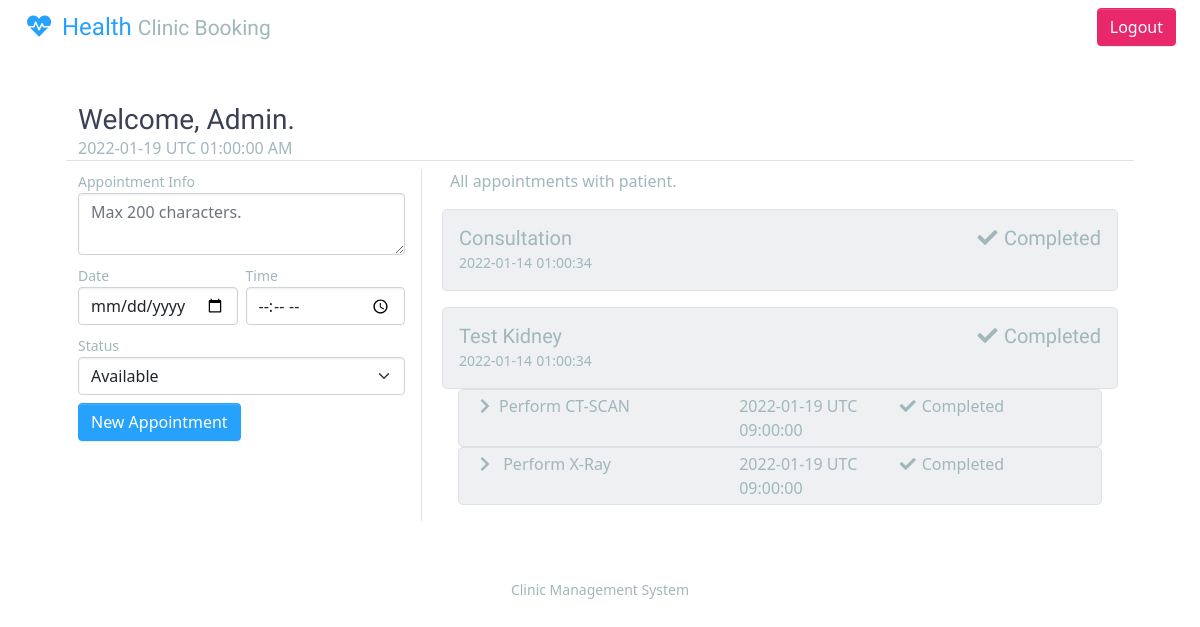
The app's page /admin/dashboard with its own data.
### tables this page shows
CREATE TABLE `appointments` (
  `appointmentID` int NOT NULL,
  `doctorID` int DEFAULT NULL,
  `patientID` int DEFAULT NULL,
  `description` varchar(200) DEFAULT NULL,
  `date` date DEFAULT NULL,
  `time` time DEFAULT NULL,
  `status` varchar(20) DEFAULT NULL
);

CREATE TABLE `followups` (
  `followupID` int NOT NULL,
  `appointmentID` int DEFAULT NULL,
  `description` varchar(200) DEFAULT NULL,
  `date` date DEFAULT NULL,
  `time` time DEFAULT NULL,
  `status` varchar(20) DEFAULT NULL
);

### application/controllers/AdminController.php (called while the page is built, shortened)
<?php
class AdminController extends CI_Controller
{
    public function __construct()
    {
        $this->load->model('AdminModel');
    }
    public function index()
    {
        $data['appointments'] = $this->getAppointmentList();
        $this->load->view('admin/templates/HeaderTemplate');
        $this->load->view('admin/DashboardView', $data);
        $this->load->view('admin/templates/FooterTemplate');
    }
    public function getAppointmentList()
    {
        return $this->AdminModel->getAppointmentList();
    }
}

### index.php (called while the page is built, shortened)
<?php
require_once BASEPATH.'core/CodeIgniter.php';

### application/models/AdminModel.php (called while the page is built, shortened)
<?php
class AdminModel extends CI_Model
{
    public function getAppointmentList()
    {
        $this->db->select('*');
        $this->db->from('appointments');
        $this->db->order_by('appointmentID', 'DESC');
        $data = $this->db->get()->result_array();
        if ($data != false && $data != null) {
            foreach ($data as $key => $value) {
                $this->db->select('*');
                $this->db->from('followups');
                $this->db->where('appointmentID', $value['appointmentID']);
                $this->db->order_by('status', 'DESC');
                $data[$key]['followup'] = $this->db->get()->result_array();
            }
        }
        return $data;
    }
}

### application/views/admin/DashboardView.php (the view, shortened to what this page needs)
<div class="container p-5">
    <div class="row border-bottom b-2 mb-2">
        <div class="col">
            <h3 class="text-capitalize text-dark fw-light mb-0">
                Welcome, Admin.</span>
            </h3>
            <p class="text-secondary mb-0"><?php echo date('Y-m-d e H:i:s A'); ?></p>
        </div>
    </div>
    <div class="row">
        <div class="col-4 border-end pe-3">
            <form class="row g-2" method="post" action="<?php echo base_url(); ?>admin/dashboard/appointment/submit">
                <div class="col-12">
                    <small class="text-secondary ">Appointment Info</small>
                    <textarea class="form-control" name="description" max="200" col="5" placeholder="Max 200 characters."></textarea>
                </div>
                <div class="col-6">
                    <small class="text-secondary ">Date</small>
                    <input type="date" class="form-control" name="date">
                </div>
                <div class="col-6">
                    <small class="text-secondary ">Time</small>
                    <input type="time" class="form-control" name="time">
                </div>
                <div class="col-12">
                    <small class="text-secondary ">Status</small>
                    <select class="form-select" name="status">
                        <option value="Available">Available</option>
                    </select>
                </div>
                <div class="col-12">
                    <button type="submit" class="btn btn-primary text-white" name="submit">New Appointment</button>
                </div>
            </form>
        </div>
        <div class="col-8 ps-3">
            <div class="row m-auto">
                <div class="col">
                    <p class="text-secondary mb-0">All appointments with patient.</p>
                </div>
            </div>
            <?php
            if (
                isset($appointments) &&
                is_array($appointments) &&
                !empty($appointments) &&
                $appointments !== false
            ) {
                foreach ($appointments as $appointment) {
            ?>
                    <div class="row m-1 my-3">
                        <?php if ($appointment['status'] !== 'Completed') { ?>
                            <div class="col-12 bg-white shadow-sm rounded-3 border p-3 ">
                                <div class="row">
                                    <div class="col">
                                        <h5 class="text-primary mb-0"><?php echo $appointment['description']; ?></h5>
                                        <small class="text-secondary mb-0"><?php echo $appointment['date']; ?></small>
                                        <small class="text-secondary mb-0"><?php echo $appointment['time']; ?></small>
                                    </div>
                                    <div class="col-4 text-end">
                                        <a href="<?php echo base_url() . 'admin/dashboard/appointment/delete/' . $appointment['appointmentID']; ?>" class="btn btn-danger text-white">
                                            Delete
                                        </a>
                                    </div>
                                </div>
                            </div>
                        <?php
                        } else {
                        ?>
                            <div class="col-12 bg-light rounded-3 border p-3 ">
                                <div class="row">
                                    <div class="col">
                                        <h5 class="text-secondary mb-0"><?php echo $appointment['description']; ?></h5>
                                        <small class="text-secondary mb-0"><?php echo $appointment['date']; ?></small>
                                        <small class="text-secondary mb-0"><?php echo $appointment['time']; ?></small>
                                    </div>
                                    <div class="col-4 text-end">
                                        <h5 class="text-secondary mb-0"><i class="fas fa-check fa-fw me-1"></i><?php echo $appointment['status']; ?></h5>
                                    </div>
                                </div>
                            </div>
                            <?php
                        }
                        foreach ($appointment['followup'] as $followup) {
                            if ($followup['status'] !== 'Completed') {
                            ?>
                                <div class="col-12">
                                    <div class="row text-white  mx-1 bg-info rounded-3 border p-1">
                                        <div class="col">
                                            <p class="mb-0 text-truncate"><i class="fas fa-chevron-right fa-fw me-1"></i><?php echo $followup['description']; ?></p>
                                        </div>
                                        <div class="col-3">
                                            <p class="mb-0"><?php echo $followup['date'] . ' UTC ' . $followup['time']; ?></p>
                                        </div>
                                        <div class="col-4">
                                            <a href="<?php echo base_url() . 'admin/dashboard/appointment/delete/' . $followup['followupID']; ?>" class="btn btn-danger text-white">
                                                Delete
                                            </a>
                                        </div>
                                    </div>
                                </div>
                            <?php } else { ?>
                                <div class="col-12">
                                    <div class="row text-secondary mx-1 bg-light rounded-3 border p-1">
                                        <div class="col">
                                            <p class="mb-0 text-truncate"><i class="fas fa-chevron-right fa-fw me-1"></i><?php echo $followup['description']; ?></p>
                                        </div>
                                        <div class="col-3">
                                            <p class="mb-0"><?php echo $followup['date'] . ' UTC ' . $followup['time']; ?></p>
                                        </div>
                                        <div class="col-4">
                                            <p class="mb-0"><i class="fas fa-check fa-fw me-1"></i><?php echo $followup['status']; ?></p>
                                        </div>
                                    </div>
                                </div>
                        <?php
                            }
                        } ?>
                    </div>
                <?php
                }
            }
            ?>
        </div>
    </div>
</div>

### application/views/admin/templates/HeaderTemplate.php (shortened to what this page needs)
<!DOCTYPE html>
<html lang="en">
<head>
    <link rel="stylesheet" href="<?php echo base_url(); ?>assets/css/bootstrap.min.css">
    <link rel="stylesheet" href="<?php echo base_url(); ?>assets/css/custom-bootstrap.css">
    <link rel="stylesheet" href="<?php echo base_url(); ?>assets/css/all.min.css">
</head>
<body class="bg-white">
    <nav class="navbar navbar-light bg-white px-4">
        <span class="navbar-brand mb-0 text-white">
            <a href="<?php echo base_url(); ?>doctor/dashboard" class="text-decoration-none d-flex">
                <h4 class="text-primary mb-0 me-2">
                    <i class="fas fa-heartbeat fa-fw"></i>
                </h4>
                <h4 class="text-primary mb-0">
                    Health <small class="text-secondary">Clinic Booking</small>
                </h4>
            </a>
        </span>
        <a href="<?php echo base_url(); ?>logout" class="btn btn-danger text-white">Logout</a>
    </nav>

### application/views/admin/templates/FooterTemplate.php (shortened to what this page needs)
<footer>
    <div class="text-center py-2">
        <small class="text-secondary">Clinic Management System</small>
    </div>
</footer>
</body>
</html>

### records on screen
appointments: description "Consultation", date "2022-01-14", time "01:00:34", status "Completed"
appointments: description "Test Kidney", date "2022-01-14", time "01:00:34", status "Completed"
followups: description "Perform CT-SCAN", date "2022-01-19", time "09:00:00", status "Completed"
followups: description "Perform X-Ray", date "2022-01-19", time "09:00:00", status "Completed"
